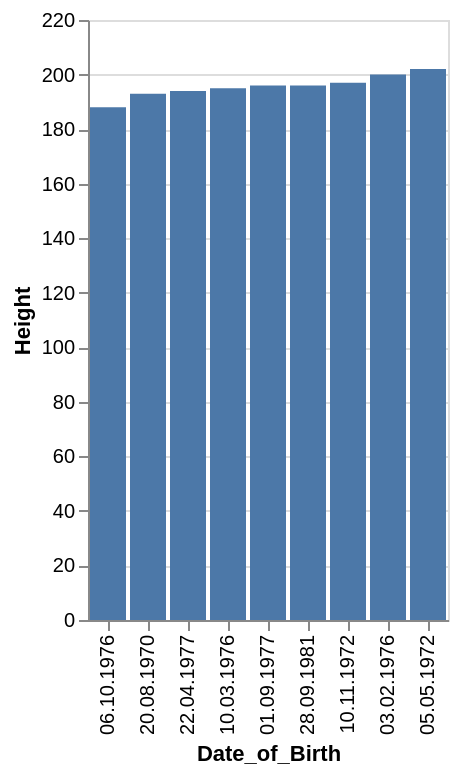

Vega-Lite specification for this chart:
### Vega-Lite specification from a JSON file in a GitHub repository (floating-point values rounded to 4 significant figures)
{"data": {"values": [{"x_data": "06.10.1976", "y_data": 188}, {"x_data": "20.08.1970", "y_data": 193}, {"x_data": "22.04.1977", "y_data": 194}, {"x_data": "10.03.1976", "y_data": 195}, {"x_data": "01.09.1977", "y_data": 196}, {"x_data": "28.09.1981", "y_data": 196}, {"x_data": "10.11.1972", "y_data": 197}, {"x_data": "03.02.1976", "y_data": 200}, {"x_data": "05.05.1972", "y_data": 202}]}, "mark": "bar", "encoding": {"x": {"field": "x_data", "type": "nominal", "title": "Date_of_Birth", "sort": {"op": "sum", "field": "y_data", "order": "ascending"}}, "y": {"field": "y_data", "type": "quantitative", "title": "Height"}}}
